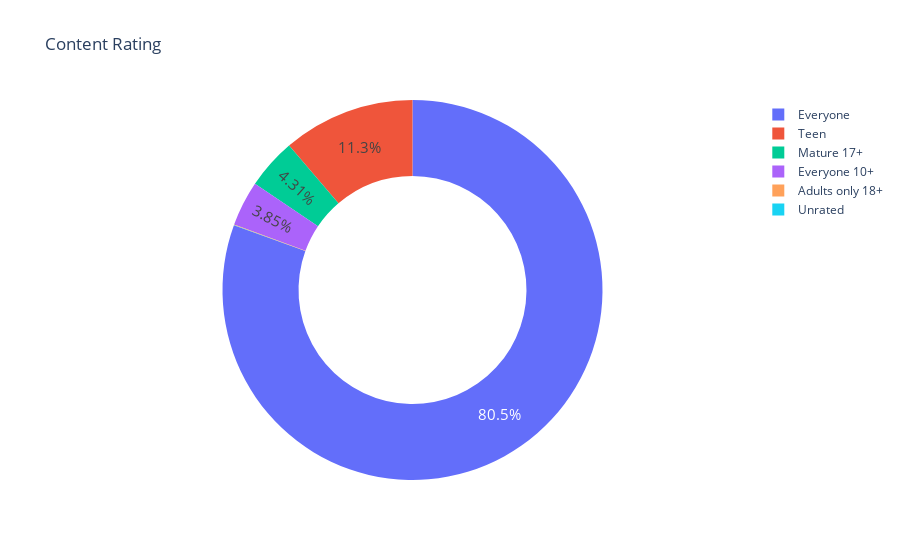

The cell this chart's notebook holds for it:
### Markdown cell above
- `textposition='outside'` moves the labels outside the pie slices.
- `textinfo='percent+label'` shows both the percentage and the category label on the chart.

---

### Step 4: Create a Donut Chart

To create a donut (🍩) chart, add the `hole` argument to your pie chart specifying the hole size:

### Code cell
fig = px.pie(
    labels=ratings.index,
    values=ratings.values,
    title="Content Rating",
    names=ratings.index,
    hole=0.6,
)
fig.update_traces(textposition='inside', textfont_size=15, textinfo='percent')
fig.show()

### Figure 1 — Plotly figure (JSON) as saved in the notebook; plotly's stock layout.template omitted (floating-point values rounded to 4 significant figures)
{"data": [{"domain": {"x": [0, 1], "y": [0, 1]}, "hole": 0.6, "hovertemplate": "label=%{label}<br>value=%{value}<extra></extra>", "labels": ["Everyone", "Teen", "Mature 17+", "Everyone 10+", "Adults only 18+", "Unrated"], "legendgroup": "", "name": "", "showlegend": true, "textfont": {"size": 15}, "textinfo": "percent", "textposition": "inside", "type": "pie", "values": [6677, 933, 357, 319, 3, 1]}], "layout": {"legend": {"tracegroupgap": 0}, "title": {"text": "Content Rating"}}}
